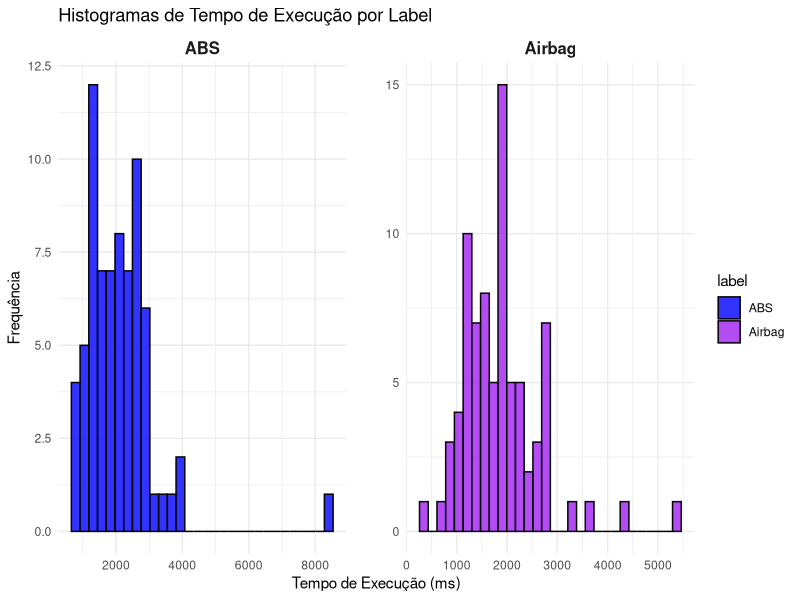
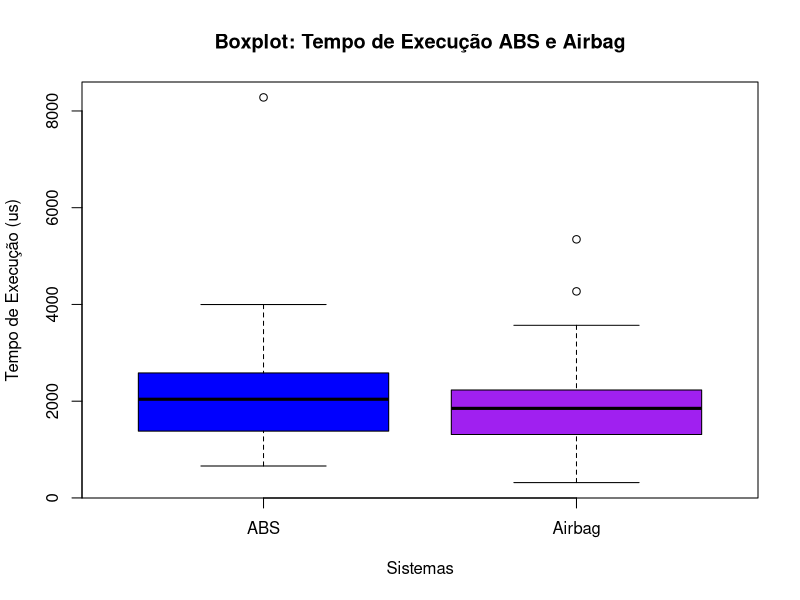
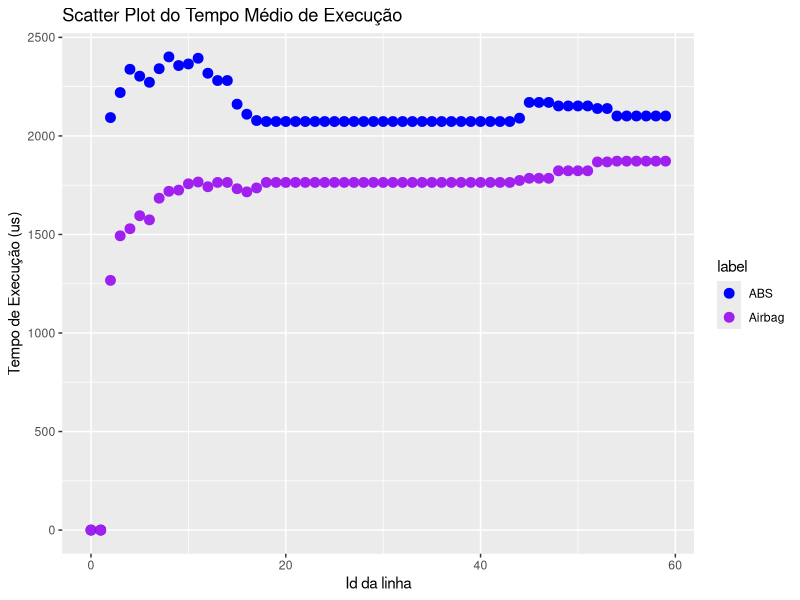

Write R code to recreate these figures, in order. (Note: this script raises an error after producing the figures.)
setwd("C:/SistemasEmTempoReal/T3")
# ANALISE TEMPO DE EXECUCAO

library(tidyverse)
library(dplyr)
library(ggplot2)

dados <- read.csv("resultados_texto2.txt", header = FALSE, sep = ":")

# View(dados)

names(dados)

names(dados) <- c("id","label", "TempoExecucao")

names(dados)

dados$TempoExecucao <- gsub("us", "", dados$TempoExecucao)

# Opcional: Remover espaços extras ao redor dos valores
dados$TempoExecucao <- trimws(dados$TempoExecucao)

View(dados)

dados <- dados %>% 
    filter(TempoExecucao != "") %>%
    filter(!is.na(TempoExecucao)) %>% 
    filter(!is.null(TempoExecucao))

# view(dados)

dados_filtrados <- dados[grepl("^Tempo de execução do", dados$label), ]


dados_filtrados$label <- gsub("Tempo de execução do ", "", dados_filtrados$label)

unique(dados_filtrados$label)

# View(dados)

dados_filtrados$TempoExecucao <- as.numeric(dados_filtrados$TempoExecucao)

ggplot(dados_filtrados, aes(x = TempoExecucao, fill = label)) +
  geom_histogram(color = "black", bins = 30, alpha = 0.8) +
  scale_fill_manual(
    values = c("ABS" = "blue", "Airbag" = "purple")  # Define as cores
  ) +
  facet_wrap(~label, scales = "free") +
  labs(
    title = "Histogramas de Tempo de Execução por Label",
    x = "Tempo de Execução (ms)",
    y = "Frequência"
  ) +
  theme_minimal() +
  theme(
    strip.text = element_text(size = 12, face = "bold"), 
    panel.spacing = unit(1, "cm")
  )

nrow(dados)

dados$TempoExecucao <- as.numeric(dados$TempoExecucao)

dados$id <- as.numeric(dados$id)

exectime_abs <- dados %>% 
  filter(label == "Tempo de execução do ABS")
# summary(exectime_abs)

exectime_airbag <- dados %>% 
  filter(label == "Tempo de execução do Airbag")
# summary(exectime_airbag)

boxplot(
  exectime_abs$TempoExecucao, 
  exectime_airbag$TempoExecucao,
  names = c("ABS", "Airbag"),
  col = c("blue", "purple"),
  main = "Boxplot: Tempo de Execução ABS e Airbag",
  ylab = "Tempo de Execução (us)",
  xlab = "Sistemas"
)

meanexectime_abs <- dados %>% 
  filter(label == "Tempo Médio de Execução do ABS")
# summary(meanexectime_abs)

meanexectime_airbag <- dados %>% 
  filter(label == "Tempo Médio de Execução do Airbag")
# summary(meanexectime_airbag)

meanexectime <- dados %>% 
  filter(label %in% c("Tempo Médio de Execução do ABS", "Tempo Médio de Execução do Airbag"))

meanexectime$label <- gsub("Tempo Médio de Execução do ", "", meanexectime$label)


ggplot(meanexectime, aes(x = id, y = TempoExecucao, color = label)) +
  geom_point(size = 3) +  # Adicionar os pontos
  scale_color_manual(
    values = c("ABS" = "blue", "Airbag" = "purple")
  ) +
  labs(
    title = "Scatter Plot do Tempo Médio de Execução",
    x = "Id da linha",
    y = "Tempo de Execução (us)"
  )


skip_abs <- dados %>% 
  filter(label == "Fator Skip do ABS")

skip_airbag <- dados %>% 
  filter(label == "Fator Skip do Airbag")

boxplot(
  skip_abs$TempoExecucao, 
  skip_airbag$TempoExecucao,
  names = c("ABS", "Airbag"),
  col = c("blue", "purple"),
  main = "Boxplot: Fator Skip ABS e Airbag",
  ylab = "Fator Skip",
  xlab = "Sistemas"
)

wcrt <- dados %>% 
  filter(label %in% c("WCRT do ABS" , "WCRT do Airbag"))

wcrt$label <- gsub("WCRT do ", "", wcrt$label)


ggplot(wcrt, aes(x = id, y = TempoExecucao, color = label)) +
  geom_point(size = 3) + 
  scale_color_manual(  
    values = c("ABS" = "blue", "Airbag" = "purple")
  ) +
  labs(
    title = "Scatter Plot do WCRT",
    x = "Id da linha",
    y = "Tempo de Execução (us)"
  )


wcet <- dados %>% 
  filter(label %in% c("WCET do ABS" , "WCET do Airbag"))

wcrt$label <- gsub("WCET do ", "", wcrt$label)


ggplot(wcrt, aes(x = id, y = TempoExecucao, color = label)) +
  geom_point(size = 3) + 
  scale_color_manual(
    values = c("ABS" = "blue", "Airbag" = "purple")
  ) +
  labs(
    title = "Scatter Plot do WCET",
    x = "Id da linha",
    y = "Tempo de Execução (us)"
  )
